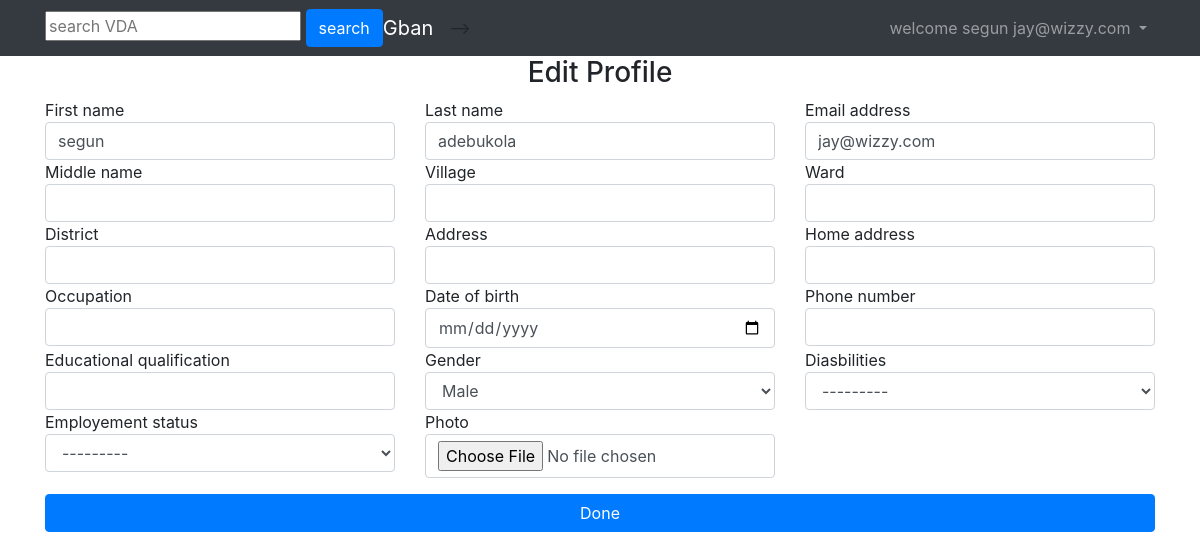
The page /edit_profile/ (signed in) on the database its author committed.
### app/models.py (models this page shows)
class User(AbstractUser):
    username = None
    email = models.EmailField(_('email address'), unique=True)
    USERNAME_FIELD = 'email'
    REQUIRED_FIELDS = []
    objects = UserManager()

### accounts/models.py (models this page shows, shortened)
class Profile(models.Model):
    user = models.OneToOneField(User, related_name='profile')
    slug = models.SlugField(unique=True, blank=True, null=True, default='')
    middle_name = models.CharField(max_length = 100, blank=True, default='')
    village = models.CharField(max_length = 100, blank=True, default='')
    ward = models.CharField(max_length = 100, blank=True, default='')
    district = models.CharField(max_length = 100, blank=True, default='')
    address = models.CharField(max_length = 100, blank=True, default='')
    home_address = models.CharField(max_length = 100, blank=True, default='')
    occupation = models.CharField(max_length = 100, blank=True, default='')
    date_of_birth = models.DateField(blank=True, null=True)
    phone_number = models.CharField(max_length = 100, blank=True, default='')
    educational_qualification = models.CharField(max_length = 100, blank=True, default='')
    gender = models.CharField(max_length=100, choices=gender, blank=True)
    diasbilities = models.CharField(max_length=100, choices=diasbilities, blank=True)
    employement_status = models.CharField(max_length=100, choices=status, blank=True)
    photo = models.ImageField(upload_to="profile_photos", blank=True)

### accounts/views.py (the view)
# urls.py: url(r'^edit_profile/$', edit_profile, name='edit_profile'),
@login_required
def edit_profile(request):
    if request.method == "POST":
        u_form = UserProfileForm(request.POST, instance=request.user)
        p_form = ProfileForm(request.POST, request.FILES, instance=request.user.profile)
        if p_form.is_valid() or u_form.is_valid():
            p_form.save()
            u_form.save()
            return redirect('/profile/')
        else:
            messages.error(request, 'please correct the error below')
    else:
        u_form = UserProfileForm(instance=request.user)
        p_form = ProfileForm(instance=request.user.profile)
    return render(request, "accounts/edit_profile.html", {
        "u_form": u_form,
        "p_form": p_form,
    })

### accounts/forms.py
class UserProfileForm(forms.ModelForm):
    class Meta:
        model = User
        fields = ('first_name', 'last_name', 'email')

class ProfileForm(forms.ModelForm):
    date_of_birth = forms.fields.DateField(widget=forms.widgets.DateInput(attrs={'type': 'date'}), required=False)
    class Meta:
        model = Profile
        fields = ('__all__')
        exclude = ['user', 'slug' ]

### templates/accounts/edit_profile.html (shortened to what this page needs)
{% extends 'base.html' %}
{% load widget_tweaks %}
{% block content %}
    <form method="post" enctype="multipart/form-data"> {% csrf_token %}
      <div class="col-md-12"><center><h3> Edit Profile</h3></center>
      </div>
        <div class="form-group">
        <div class="row">
        {% for i in u_form %}
        <div class="col-md-4">
            {{ i.label }} {{ i | add_class:"form-control"}}
        </div>
        {% endfor %}
        {% for i in p_form %}
        <div class="col-md-4">
            {{ i.label }} {{ i | add_class:"form-control"}}
        </div>
        {% endfor %}
                 </div>
    </div>
            <button type="submit" class="btn btn-primary btn-block">Done</button>
    </form>
{% endblock content %}

### templates/base.html (shortened to what this page needs)
{% load static %}<!DOCTYPE html>
<html>
  <head>
    <link rel="stylesheet" href="{% static 'css/bootstrap.min.css' %}">
    <link rel="stylesheet" href="{% static 'css/bootstrap.css' %}">
    <link rel="stylesheet" href="{% static 'css/app.css' %}">
  </head>
  <body>
  {% block body %}
     <nav class="navbar navbar-expand-sm navbar-dark bg-dark">
  <div class="container">
    {% if user.is_staff %}
    {% block search %}
    <form method="GET" action="">
      <input type="text" name="q" placeholder="search VDA" value="{{ request.GET.q }}" />
      <button type="submit" value="search" class="btn btn-primary" >search</button>
    </form>
    {% endblock %}
    {% endif %}
    <a class="navbar-brand" href="{% url 'home' %}" > Gban</a>
    <div class="collapse navbar-collapse" id="mainMenu">
        {% if user.is_authenticated %}
      <ul class="navbar-nav ml-auto">
        <li class="nav-item dropdown">
          <a class="nav-link dropdown-toggle" href="#" id="userMenu" data-toggle="dropdown" aria-haspopup="true" aria-expanded="false">
          {% if user.is_authenticated %} welcome {{ user.first_name }} {{ or }} {{ user.email }} {% endif %}
          </a>
          <div class="dropdown-menu dropdown-menu-right" aria-labelledby="userMenu">
            <a class="dropdown-item" href="{% url 'profile' %}">My Profile</a>
            <a class="dropdown-item" href="{% url 'password_change' %}">Change password</a>
            <div class="dropdown-divider"></div>
            <a class="dropdown-item" href="{% url 'logout' %}">Log out</a>
          </div>
        </li>
      </ul>
        {% else %}
         <form class="form-inline ml-auto">
          <a href="{% url 'login' %}" class="btn btn-outline-secondary">Log in</a>
          <a href="{% url 'register' %}" class="btn btn-primary ml-2">Sign up</a>
        </form>
      {% endif %}
    </div>
  </div>
</nav>
<div class="container">
    {% block content %}
    {% endblock %}
</div>
  {% endblock body %}
    <script src="{% static 'js/jquery-3.2.1.min.js' %}"></script>
    <script src="{% static 'js/popper.min.js' %}"></script>
    <script src="{% static 'js/bootstrap.min.js' %}"></script>
  <!-- <script src="https://js.paystack.co/v1/inline.js"></script>
  <div id="paystackEmbedContainer"></div>
  <script>
    PaystackPop.setup({
     key: 'pk_test_221221122121',
     email: 'customer@email.com',
     amount: 10000,
     container: 'paystackEmbedContainer',
     callback: function(response){
          alert('successfully subscribed. transaction ref is ' + response.reference);
      },
    });
  </script>
  </body> -->
</html>

### rows shown on the page
User: first_name "segun", email "jay@wizzy.com", first_name "segun" "adebukola" "jay@wizzy.com"
Profile: gender "Male" "---------" "---------"

### other values the page prints
{{ i.label }} "First name" "Last name" "Email address"
{{ i.label }} "Middle name" "Village" "Ward" "District" "Address" "Home address" "Occupation" "Date of birth" "Phone number" "Educational qualification" "Gender" "Diasbilities" "Employement status" "Photo"
